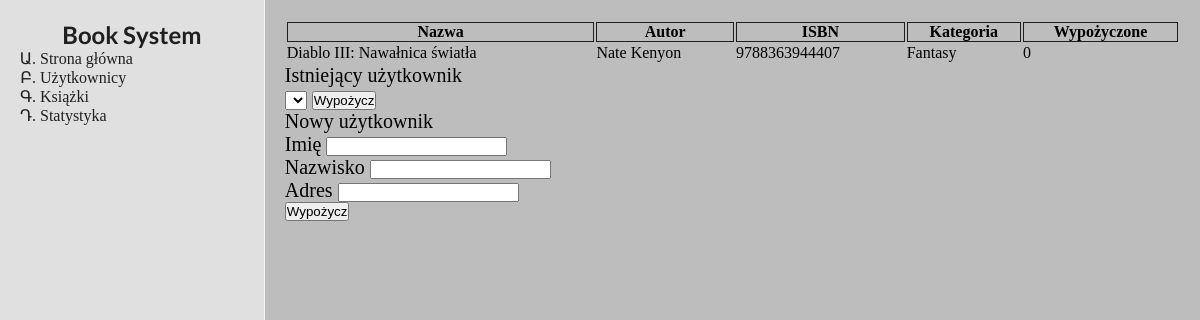
Screenshot of /rent.php?id=1 with the database file from the repository.
### tables this page shows
CREATE TABLE `books` (
  `id` int(11) NOT NULL,
  `name` varchar(256) NOT NULL,
  `author` varchar(100) NOT NULL,
  `isbn` varchar(100) NOT NULL,
  `genre` varchar(100) NOT NULL
);

### rent.php (the view, shortened to what this page needs)
<?php
include "header.php";
$id = $_GET["id"];
$connection = mysqlConnect();
$query = "select * from books where id = {$id}";
$result = $connection->query($query);
$book = $result->fetch_assoc();
$countQuery = "select count(*) as total from userbooks where bookId = {$id}";
$countResult = $connection->query($countQuery);
$count = $countResult->fetch_assoc()["total"];
?>
<table>
    <tr>
        <th><strong>Nazwa</strong></th>
        <th><strong>Autor</strong></th>
        <th><strong>ISBN</strong></th>
        <th><strong>Kategoria</strong></th>
        <th><strong>Wypożyczone</strong></th>
    </tr>
    <tr>
        <td><?= $book["name"]; ?></td>
        <td><?= $book["author"]; ?></td>
        <td><?= $book["isbn"]; ?></td>
        <td><?= $book["genre"]; ?></td>
        <td><?= $count; ?></td>
    </tr>
</table>
<div>
    <span>Istniejący użytkownik</span>
    <form action="rentNew.php" method="get" class = "formRent">
        <select name="user">
        </select>
        <input type="submit" value="Wypożycz">
    </form>
</div>
<div>
    <span>Nowy użytkownik</span>
    <form action="rentNew.php" method="get" class = "formRent">
    <div>
            <span>Imię</span>
            <input type="text" name="firstName">
        </div>
        <div>
            <span>Nazwisko</span>
            <input type="text" name="lastName">
        </div>
        <div>
            <span>Adres</span>
            <input type="text" name="address">
        </div>
        <input type="submit" value="Wypożycz">
    </form>
</div>
<?php include "footer.php"; ?>

### styles/styles.css (style rules this page uses)
* { padding: 0; margin: 0; box-sizing: border-box; }
html { scroll-behavior: smooth; }
table { width: 100%; }
th { border: 1px solid #1f1f1f; }

### rows the page displays
books: name "Diablo III: Nawałnica światła", author "Nate Kenyon", isbn "9788363944407", genre "Fantasy"

### other values shown
$count "0"
